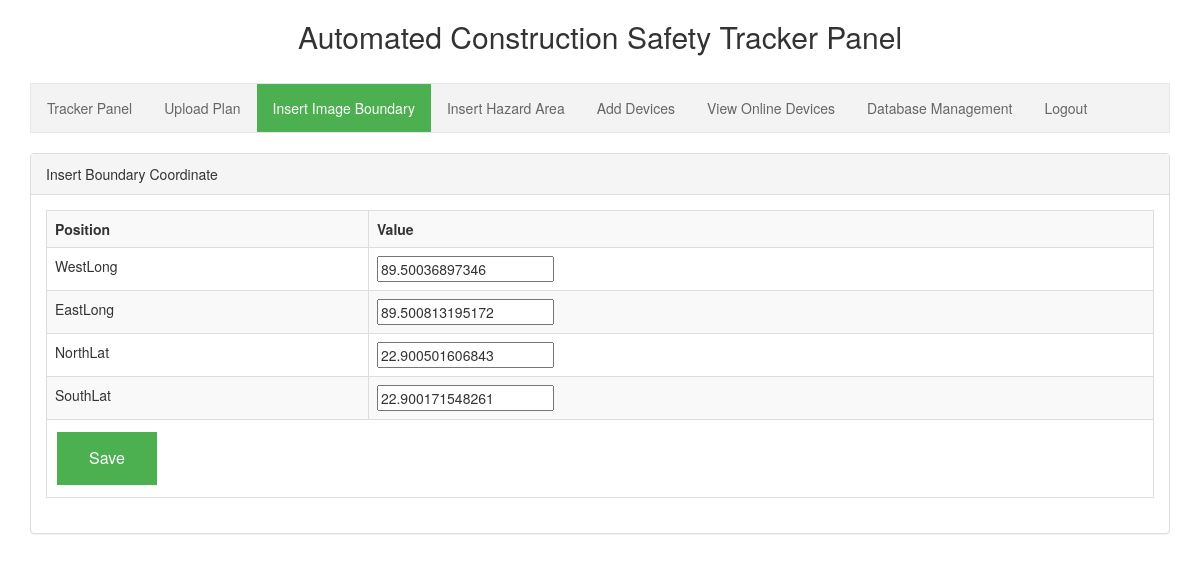
/boundary.php (signed in), run on the app's committed database.
### tables this page shows
CREATE TABLE `boundary_coordinate` (
  `id` int(11) NOT NULL,
  `westLong` double NOT NULL,
  `eastLong` double NOT NULL,
  `northLat` double NOT NULL,
  `southLat` double NOT NULL,
  PRIMARY KEY (`id`)
);

### boundary.php (the view, shortened to what this page needs)
<?php
require('database_connection.php');
  $query = "SELECT * FROM boundary_coordinate ORDER BY `boundary_coordinate`.`id` ASC";
  $statement = $connect->prepare($query);
  $statement->execute();
  $result = $statement->fetchAll();
  $boundary['WestLong'] = $result[0]['westLong'];
  $boundary['EastLong'] = $result[0]['eastLong'];
  $boundary['NorthLat'] = $result[0]['northLat'];
  $boundary['SouthLat'] = $result[0]['southLat'];
?>
<!DOCTYPE html>
<html>
<head>
    <?php include('header.php'); ?>
   <div class="panel panel-default">
    <div class="panel-heading">Insert Boundary Coordinate</div>
    <div id="user_login_status" class="panel-body">
    	<form action="boundary.php" method="POST">
    	<div class="table-responsive">
   		<table class="table table-bordered table-striped">
	    <tr>
	     <th>Position</th>
	     <th>Value</th>
	    </tr>
    	<?php
    	foreach ($boundary as $key => $value) {
    		echo
    		"<tr>
    		<td>$key</td>
    		<td><input type=\"text\" name=\"$key\" value=\"".$value."\" min=\"0\" max=\"10\"></td>
    		</tr>";
    	}
    	?>
    	<tr>
    		<td colspan="3"><input type="submit" name="submit" class="button" value="Save"></td>
    	</tr>
    </table>
</div>
</form>
</div>
</div>
</div>
</body>
</html>

### inc/menu_bar.css (style rules this page uses)
.button { background-color: #4CAF50; border: none; color: white; padding: 15px 32px; text-align: center; text-decoration: none; display: inline-block; font-size: 16px; margin: 4px 2px; cursor: pointer; }

### data on the page
boundary_coordinate: WestLong "89.50036897346", EastLong "89.500813195172", NorthLat "22.900501606843", SouthLat "22.900171548261"

### other printed values
$key "WestLong"
$key "EastLong"
$key "NorthLat"
$key "SouthLat"
